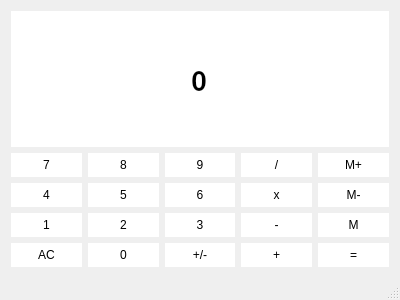
<?xml version="1.0" encoding="UTF-8"?>
<ui version="4.0">
 <class>Calculator</class>
 <widget class="QMainWindow" name="Calculator">
  <property name="geometry">
   <rect>
    <x>0</x>
    <y>0</y>
    <width>400</width>
    <height>300</height>
   </rect>
  </property>
  <property name="sizePolicy">
   <sizepolicy hsizetype="Preferred" vsizetype="Preferred">
    <horstretch>0</horstretch>
    <verstretch>0</verstretch>
   </sizepolicy>
  </property>
  <property name="windowTitle">
   <string>Calculator</string>
  </property>
  <widget class="QWidget" name="centralWidget">
   <layout class="QGridLayout" name="gridLayout">
    <item row="2" column="4">
     <widget class="QPushButton" name="MemClear">
      <property name="sizePolicy">
       <sizepolicy hsizetype="Preferred" vsizetype="Preferred">
        <horstretch>0</horstretch>
        <verstretch>0</verstretch>
       </sizepolicy>
      </property>
      <property name="styleSheet">
       <string notr="true">QPushButton {
	background-color: #FFFFFF;
	border: 0px solid #FFFFFF;
	padding: 5px;
}

QPushButton:pressed {
	background-color: #CECECE;
	border: 0px solid #CECECE;
	padding: 5px;
}</string>
      </property>
      <property name="text">
       <string>M-</string>
      </property>
     </widget>
    </item>
    <item row="1" column="2">
     <widget class="QPushButton" name="Button9">
      <property name="sizePolicy">
       <sizepolicy hsizetype="Preferred" vsizetype="Preferred">
        <horstretch>0</horstretch>
        <verstretch>0</verstretch>
       </sizepolicy>
      </property>
      <property name="styleSheet">
       <string notr="true">QPushButton {
	background-color: #FFFFFF;
	border: 0px solid #FFFFFF;
	padding: 5px;
}

QPushButton:pressed {
	background-color: #CECECE;
	border: 0px solid #CECECE;
	padding: 5px;
}</string>
      </property>
      <property name="text">
       <string>9</string>
      </property>
     </widget>
    </item>
    <item row="1" column="4">
     <widget class="QPushButton" name="MemAdd">
      <property name="sizePolicy">
       <sizepolicy hsizetype="Preferred" vsizetype="Preferred">
        <horstretch>0</horstretch>
        <verstretch>0</verstretch>
       </sizepolicy>
      </property>
      <property name="styleSheet">
       <string notr="true">QPushButton {
	background-color: #FFFFFF;
	border: 0px solid #FFFFFF;
	padding: 5px;
}

QPushButton:pressed {
	background-color: #CECECE;
	border: 0px solid #CECECE;
	padding: 5px;
}</string>
      </property>
      <property name="text">
       <string>M+</string>
      </property>
     </widget>
    </item>
    <item row="4" column="1">
     <widget class="QPushButton" name="Button2">
      <property name="sizePolicy">
       <sizepolicy hsizetype="Preferred" vsizetype="Preferred">
        <horstretch>0</horstretch>
        <verstretch>0</verstretch>
       </sizepolicy>
      </property>
      <property name="styleSheet">
       <string notr="true">QPushButton {
	background-color: #FFFFFF;
	border: 0px solid #FFFFFF;
	padding: 5px;
}

QPushButton:pressed {
	background-color: #CECECE;
	border: 0px solid #CECECE;
	padding: 5px;
}</string>
      </property>
      <property name="text">
       <string>2</string>
      </property>
     </widget>
    </item>
    <item row="1" column="3">
     <widget class="QPushButton" name="Divide">
      <property name="sizePolicy">
       <sizepolicy hsizetype="Preferred" vsizetype="Preferred">
        <horstretch>0</horstretch>
        <verstretch>0</verstretch>
       </sizepolicy>
      </property>
      <property name="styleSheet">
       <string notr="true">QPushButton {
	background-color: #FFFFFF;
	border: 0px solid #FFFFFF;
	padding: 5px;
}

QPushButton:pressed {
	background-color: #CECECE;
	border: 0px solid #CECECE;
	padding: 5px;
}</string>
      </property>
      <property name="text">
       <string>/</string>
      </property>
     </widget>
    </item>
    <item row="2" column="3">
     <widget class="QPushButton" name="Multiply">
      <property name="sizePolicy">
       <sizepolicy hsizetype="Preferred" vsizetype="Preferred">
        <horstretch>0</horstretch>
        <verstretch>0</verstretch>
       </sizepolicy>
      </property>
      <property name="styleSheet">
       <string notr="true">QPushButton {
	background-color: #FFFFFF;
	border: 0px solid #FFFFFF;
	padding: 5px;
}

QPushButton:pressed {
	background-color: #CECECE;
	border: 0px solid #CECECE;
	padding: 5px;
}</string>
      </property>
      <property name="text">
       <string>x</string>
      </property>
     </widget>
    </item>
    <item row="4" column="3">
     <widget class="QPushButton" name="Subtract">
      <property name="sizePolicy">
       <sizepolicy hsizetype="Preferred" vsizetype="Preferred">
        <horstretch>0</horstretch>
        <verstretch>0</verstretch>
       </sizepolicy>
      </property>
      <property name="styleSheet">
       <string notr="true">QPushButton {
	background-color: #FFFFFF;
	border: 0px solid #FFFFFF;
	padding: 5px;
}

QPushButton:pressed {
	background-color: #CECECE;
	border: 0px solid #CECECE;
	padding: 5px;
}</string>
      </property>
      <property name="text">
       <string>-</string>
      </property>
     </widget>
    </item>
    <item row="2" column="2">
     <widget class="QPushButton" name="Button6">
      <property name="sizePolicy">
       <sizepolicy hsizetype="Preferred" vsizetype="Preferred">
        <horstretch>0</horstretch>
        <verstretch>0</verstretch>
       </sizepolicy>
      </property>
      <property name="styleSheet">
       <string notr="true">QPushButton {
	background-color: #FFFFFF;
	border: 0px solid #FFFFFF;
	padding: 5px;
}

QPushButton:pressed {
	background-color: #CECECE;
	border: 0px solid #CECECE;
	padding: 5px;
}</string>
      </property>
      <property name="text">
       <string>6</string>
      </property>
     </widget>
    </item>
    <item row="2" column="0">
     <widget class="QPushButton" name="Button4">
      <property name="sizePolicy">
       <sizepolicy hsizetype="Preferred" vsizetype="Preferred">
        <horstretch>0</horstretch>
        <verstretch>0</verstretch>
       </sizepolicy>
      </property>
      <property name="styleSheet">
       <string notr="true">QPushButton {
	background-color: #FFFFFF;
	border: 0px solid #FFFFFF;
	padding: 5px;
}

QPushButton:pressed {
	background-color: #CECECE;
	border: 0px solid #CECECE;
	padding: 5px;
}</string>
      </property>
      <property name="text">
       <string>4</string>
      </property>
     </widget>
    </item>
    <item row="4" column="2">
     <widget class="QPushButton" name="Button3">
      <property name="sizePolicy">
       <sizepolicy hsizetype="Preferred" vsizetype="Preferred">
        <horstretch>0</horstretch>
        <verstretch>0</verstretch>
       </sizepolicy>
      </property>
      <property name="styleSheet">
       <string notr="true">QPushButton {
	background-color: #FFFFFF;
	border: 0px solid #FFFFFF;
	padding: 5px;
}

QPushButton:pressed {
	background-color: #CECECE;
	border: 0px solid #CECECE;
	padding: 5px;
}</string>
      </property>
      <property name="text">
       <string>3</string>
      </property>
     </widget>
    </item>
    <item row="1" column="0">
     <widget class="QPushButton" name="Button7">
      <property name="sizePolicy">
       <sizepolicy hsizetype="Preferred" vsizetype="Preferred">
        <horstretch>0</horstretch>
        <verstretch>0</verstretch>
       </sizepolicy>
      </property>
      <property name="styleSheet">
       <string notr="true">QPushButton {
	background-color: #FFFFFF;
	border: 0px solid #FFFFFF;
	padding: 5px;
}

QPushButton:pressed {
	background-color: #CECECE;
	border: 0px solid #CECECE;
	padding: 5px;
}</string>
      </property>
      <property name="text">
       <string>7</string>
      </property>
     </widget>
    </item>
    <item row="4" column="4">
     <widget class="QPushButton" name="MemGet">
      <property name="sizePolicy">
       <sizepolicy hsizetype="Preferred" vsizetype="Preferred">
        <horstretch>0</horstretch>
        <verstretch>0</verstretch>
       </sizepolicy>
      </property>
      <property name="styleSheet">
       <string notr="true">QPushButton {
	background-color: #FFFFFF;
	border: 0px solid #FFFFFF;
	padding: 5px;
}

QPushButton:pressed {
	background-color: #CECECE;
	border: 0px solid #CECECE;
	padding: 5px;
}</string>
      </property>
      <property name="text">
       <string>M</string>
      </property>
     </widget>
    </item>
    <item row="1" column="1">
     <widget class="QPushButton" name="Button8">
      <property name="sizePolicy">
       <sizepolicy hsizetype="Preferred" vsizetype="Preferred">
        <horstretch>0</horstretch>
        <verstretch>0</verstretch>
       </sizepolicy>
      </property>
      <property name="styleSheet">
       <string notr="true">QPushButton {
	background-color: #FFFFFF;
	border: 0px solid #FFFFFF;
	padding: 5px;
}

QPushButton:pressed {
	background-color: #CECECE;
	border: 0px solid #CECECE;
	padding: 5px;
}</string>
      </property>
      <property name="text">
       <string>8</string>
      </property>
     </widget>
    </item>
    <item row="4" column="0">
     <widget class="QPushButton" name="Button1">
      <property name="sizePolicy">
       <sizepolicy hsizetype="Preferred" vsizetype="Preferred">
        <horstretch>0</horstretch>
        <verstretch>0</verstretch>
       </sizepolicy>
      </property>
      <property name="styleSheet">
       <string notr="true">QPushButton {
	background-color: #FFFFFF;
	border: 0px solid #FFFFFF;
	padding: 5px;
}

QPushButton:pressed {
	background-color: #CECECE;
	border: 0px solid #CECECE;
	padding: 5px;
}</string>
      </property>
      <property name="text">
       <string>1</string>
      </property>
     </widget>
    </item>
    <item row="2" column="1">
     <widget class="QPushButton" name="Button5">
      <property name="sizePolicy">
       <sizepolicy hsizetype="Preferred" vsizetype="Preferred">
        <horstretch>0</horstretch>
        <verstretch>0</verstretch>
       </sizepolicy>
      </property>
      <property name="styleSheet">
       <string notr="true">QPushButton {
	background-color: #FFFFFF;
	border: 0px solid #FFFFFF;
	padding: 5px;
}

QPushButton:pressed {
	background-color: #CECECE;
	border: 0px solid #CECECE;
	padding: 5px;
}</string>
      </property>
      <property name="text">
       <string>5</string>
      </property>
     </widget>
    </item>
    <item row="5" column="0">
     <widget class="QPushButton" name="Clear">
      <property name="sizePolicy">
       <sizepolicy hsizetype="Preferred" vsizetype="Preferred">
        <horstretch>0</horstretch>
        <verstretch>0</verstretch>
       </sizepolicy>
      </property>
      <property name="styleSheet">
       <string notr="true">QPushButton {
	background-color: #FFFFFF;
	border: 0px solid #FFFFFF;
	padding: 5px;
}

QPushButton:pressed {
	background-color: #CECECE;
	border: 0px solid #CECECE;
	padding: 5px;
}</string>
      </property>
      <property name="text">
       <string>AC</string>
      </property>
     </widget>
    </item>
    <item row="5" column="1">
     <widget class="QPushButton" name="Button0">
      <property name="sizePolicy">
       <sizepolicy hsizetype="Preferred" vsizetype="Preferred">
        <horstretch>0</horstretch>
        <verstretch>0</verstretch>
       </sizepolicy>
      </property>
      <property name="styleSheet">
       <string notr="true">QPushButton {
	background-color: #FFFFFF;
	border: 0px solid #FFFFFF;
	padding: 5px;
}

QPushButton:pressed {
	background-color: #CECECE;
	border: 0px solid #CECECE;
	padding: 5px;
}</string>
      </property>
      <property name="text">
       <string>0</string>
      </property>
     </widget>
    </item>
    <item row="5" column="2">
     <widget class="QPushButton" name="Sign">
      <property name="sizePolicy">
       <sizepolicy hsizetype="Preferred" vsizetype="Preferred">
        <horstretch>0</horstretch>
        <verstretch>0</verstretch>
       </sizepolicy>
      </property>
      <property name="styleSheet">
       <string notr="true">QPushButton {
	background-color: #FFFFFF;
	border: 0px solid #FFFFFF;
	padding: 5px;
}

QPushButton:pressed {
	background-color: #CECECE;
	border: 0px solid #CECECE;
	padding: 5px;
}</string>
      </property>
      <property name="text">
       <string>+/-</string>
      </property>
     </widget>
    </item>
    <item row="5" column="3">
     <widget class="QPushButton" name="Add">
      <property name="sizePolicy">
       <sizepolicy hsizetype="Preferred" vsizetype="Preferred">
        <horstretch>0</horstretch>
        <verstretch>0</verstretch>
       </sizepolicy>
      </property>
      <property name="styleSheet">
       <string notr="true">QPushButton {
	background-color: #FFFFFF;
	border: 0px solid #FFFFFF;
	padding: 5px;
}

QPushButton:pressed {
	background-color: #CECECE;
	border: 0px solid #CECECE;
	padding: 5px;
}</string>
      </property>
      <property name="text">
       <string>+</string>
      </property>
     </widget>
    </item>
    <item row="5" column="4">
     <widget class="QPushButton" name="Equals">
      <property name="sizePolicy">
       <sizepolicy hsizetype="Preferred" vsizetype="Preferred">
        <horstretch>0</horstretch>
        <verstretch>0</verstretch>
       </sizepolicy>
      </property>
      <property name="styleSheet">
       <string notr="true">QPushButton {
	background-color: #FFFFFF;
	border: 0px solid #FFFFFF;
	padding: 5px;
}

QPushButton:pressed {
	background-color: #CECECE;
	border: 0px solid #CECECE;
	padding: 5px;
}</string>
      </property>
      <property name="text">
       <string>=</string>
      </property>
     </widget>
    </item>
    <item row="0" column="0" colspan="5">
     <widget class="QLineEdit" name="Display">
      <property name="sizePolicy">
       <sizepolicy hsizetype="Preferred" vsizetype="Expanding">
        <horstretch>0</horstretch>
        <verstretch>0</verstretch>
       </sizepolicy>
      </property>
      <property name="font">
       <font>
        <family>Noto Sans CJK TC</family>
        <pointsize>20</pointsize>
        <weight>75</weight>
        <bold>true</bold>
       </font>
      </property>
      <property name="styleSheet">
       <string notr="true">QLineEdit {
	background-color: #FFFFFF;
	border: 0px solid #FFFFFF;
	color: #000000;
}</string>
      </property>
      <property name="text">
       <string>0</string>
      </property>
      <property name="alignment">
       <set>Qt::AlignCenter</set>
      </property>
     </widget>
    </item>
   </layout>
  </widget>
  <widget class="QMenuBar" name="menuBar">
   <property name="geometry">
    <rect>
     <x>0</x>
     <y>0</y>
     <width>400</width>
     <height>22</height>
    </rect>
   </property>
  </widget>
  <widget class="QStatusBar" name="statusBar"/>
 </widget>
 <layoutdefault spacing="6" margin="11"/>
 <resources/>
 <connections/>
</ui>
